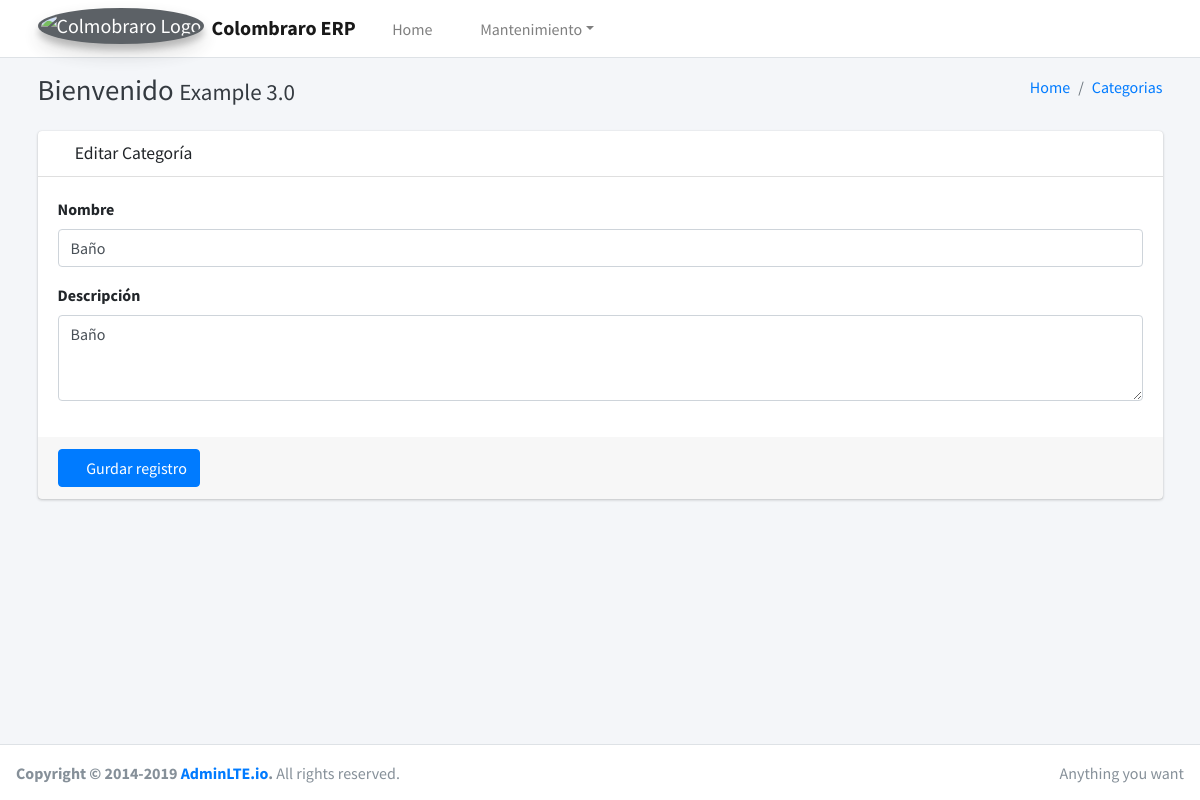
Before: /erp/category/edit/1/ with the older database file.
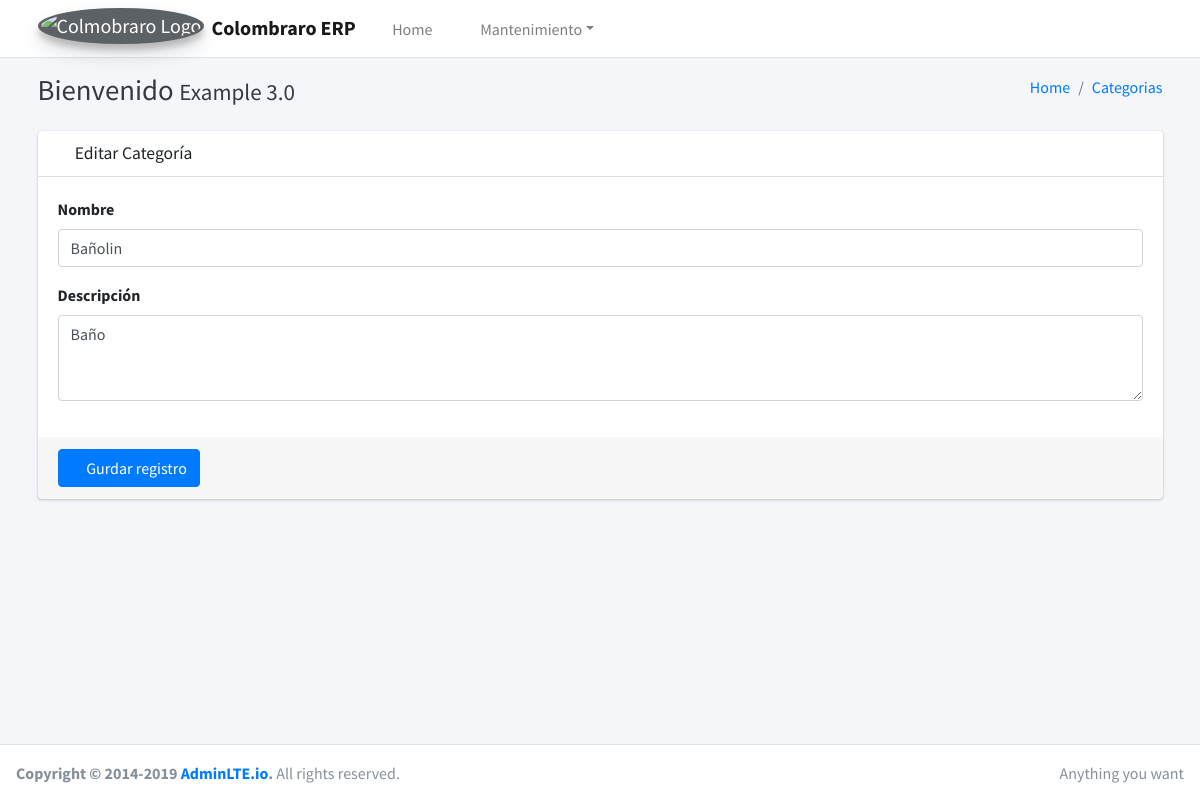
After: the same page with the newer database file.
### administrador/models.py (models this page shows, shortened)
class Categorias(models.Model):
    nombre = models.CharField(
        max_length=150, verbose_name='Nombre', unique=True)
    descripcion = models.TextField(
        max_length=300, null=True, blank=True, verbose_name='Descripción')
    class Meta:
        verbose_name = 'Categoria'
        verbose_name_plural = 'Categorias'
        db_table = 'categorias'
        ordering = ['nombre']

### administrador/views/category/views.py (the view, shortened to what this page needs)
# urls.py: path('category/edit/<int:pk>/', CategoryUpdateView.as_view(), name='category_edit'),
class CategoryUpdateView(UpdateView):
    model = Categorias
    form_class = CategoriasForm
    template_name = 'pages/category/category_create.html'
    success_url = reverse_lazy('erp:category_list')
    def dispatch(self, request, *args, **kwargs):
        self.object = self.get_object()
        return super().dispatch(request, *args, **kwargs);
    def get_context_data(self, **kwargs):
        context = super().get_context_data(**kwargs)
        context['title'] = 'Editar Categoría'
        context['entity'] = 'Categorias'
        context['list_url'] = reverse_lazy('erp:category_list')
        context['action'] = 'editar'
        return context;

### administrador/forms.py (shortened to what this page needs)
class CategoriasForm(ModelForm):
    class Meta:
        model = Categorias
        fields = '__all__'

### administrador/templates/pages/category/category_create.html
{% extends 'components/form.html' %}

### administrador/templates/components/form.html (shortened to what this page needs)
{% extends 'components/body.html' %}
{% load widget_tweaks %}
{% block content %}
    <form method='POST' action=".">
        <div class="card card-default">
            <div class="card-header">
                <h3 class="card-title">
                    <i class="fas fa-plus"></i>
                    {{ title }}
                </h3>
            </div>
            <div class="card-body">
                {% for field in form.visible_fields %}
                <div class="form-group">
                    <label for="nombre_cat" class="form-label">{{field.label}}</label>
                    {{ field |add_class:"form-control" |attr:"autocomplete:off" |attr:"rows:3"|attr:"cols:5" |attr:"autofocus" }}
                </div>
                {% endfor %}
            </div>
            <div class="card-footer">
                <button type="submit" class="btn btn-primary btnTest" data-toggle="tooltip" data-placement="right" title="Guardar registro">
                    <i class="fas fa-save"></i> Gurdar registro
                </button>
            </div>
        </div>
    </form>
{% endblock %}

Changed rows visible on the page:
changed Categorias "Baño": nombre "Baño" → "Bañolin"
